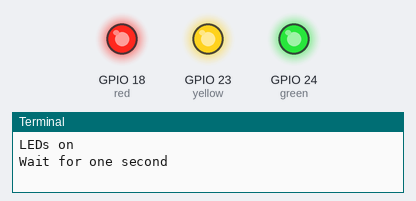
Bench run of a program on a simulated Raspberry Pi (BCM pin numbers). Parts: output pins drawn as LEDs (lit = HIGH), the last lines printed to the terminal. At 1.0 s the program stops and its outputs stay as they are.

Above: at 0.1 s.
At 1.1 s:
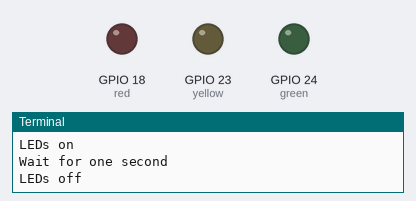
Timing chart, 0 to 2.5 s (numbered marks = the images above):
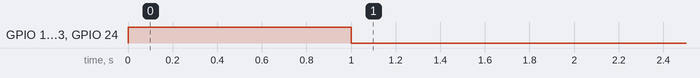

Measured:
- by itself, GPIO 18 (red), GPIO 23 (yellow), GPIO 24 (green): LOW → HIGH at 0.00 s, → LOW 1.0 s later

The program:

leds.py
```python
import time
from gpiozero import LED

red = LED(18)
yellow = LED(23)
green = LED(24)

print("LEDs on")
red.on()
yellow.on()
green.on()

print("Wait for one second")
time.sleep(1)

print("LEDs off")
red.off()
yellow.off()
green.off()
```
